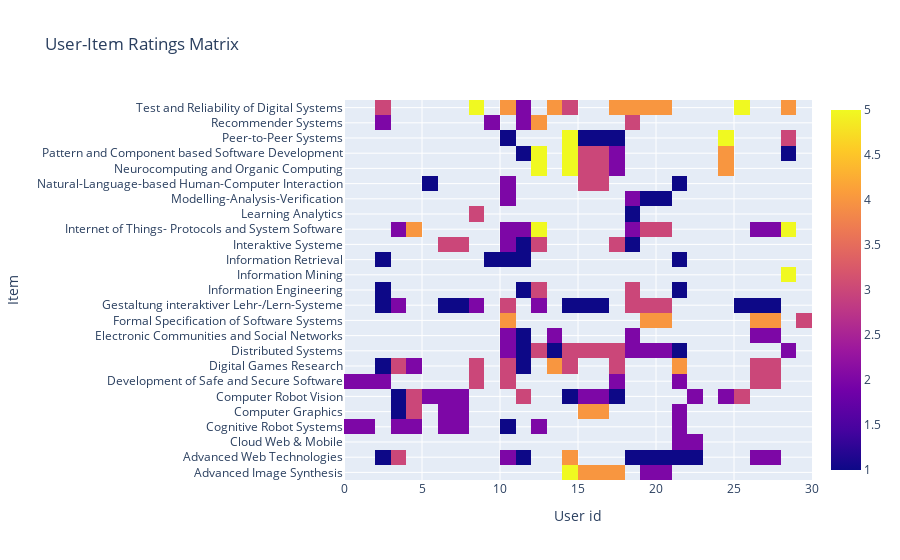

Notebook source saved alongside this figure:
### Code cell
fig_hmap = go.Figure(data=go.Heatmap(
                   z=list_useritem,
                   x=list(course_matrix.index),
                   y=list(course_matrix.columns),
                   hoverongaps = False))
fig_hmap.update_xaxes(title='User id')
fig_hmap.update_yaxes(title='Item')
fig_hmap.update_layout(title='User-Item Ratings Matrix')

### Figure 1 — Plotly figure (JSON) as saved in the notebook; plotly's stock layout.template omitted (floating-point values rounded to 4 significant figures; data arrays with more than 128 entries replaced by an {"elided": "..."} marker saying what was removed)
{"data": [{"hoverongaps": false, "type": "heatmap", "x": [0, 2, 3, 4, 5, 6, 8, 9, 10, 11, 12, 13, 14, 15, 17, 18, 19, 21, 22, 23, 24, 25, 26, 28, 29, 30, 31, 32, 33, 34, 35, 36, 37], "y": ["Advanced Image Synthesis", "Advanced Web Technologies", "Cloud Web & Mobile", "Cognitive Robot Systems", "Computer Graphics", "Computer Robot Vision", "Development of Safe and Secure Software", "Digital Games Research", "Distributed Systems", "Electronic Communities and Social Networks", "Formal Specification of Software Systems", "Gestaltung interaktiver Lehr-/Lern-Systeme", "Information Engineering", "Information Mining", "Information Retrieval", "Interaktive Systeme", "Internet of Things- Protocols and System Software", "Learning Analytics", "Modelling-Analysis-Verification", "Natural-Language-based Human-Computer Interaction", "Neurocomputing and Organic Computing", "Pattern and Component based Software Development", "Peer-to-Peer Systems", "Recommender Systems", "Test and Reliability of Digital Systems"], "z": {"elided": "33x25 int values"}}], "layout": {"title": {"text": "User-Item Ratings Matrix"}, "xaxis": {"title": {"text": "User id"}}, "yaxis": {"title": {"text": "Item"}}}}
